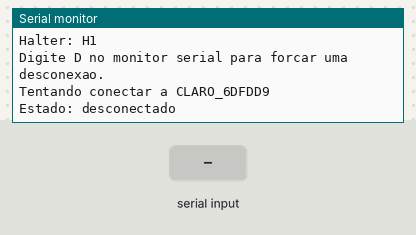
Simulated run of this sketch. Board: ESP32. Shown: the last lines printed to the serial monitor. The test bench sets the inputs (shaded band). WiFi joins after 1.5 s; servers stay silent unless stated.

Above: at 2.2 s.
2.3 s: "d" received over Serial
At 3.6 s:
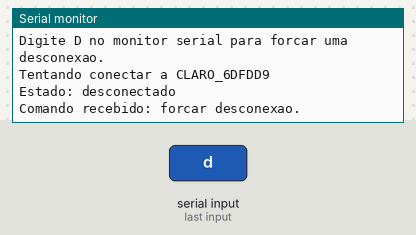
5.3 s: "D" received over Serial
At 7.4 s:
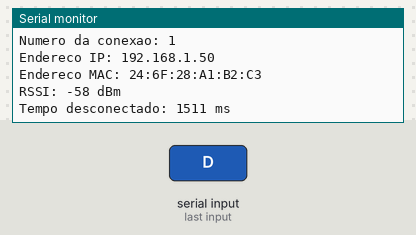
8.3 s: "d" received over Serial
At 9.5 s:
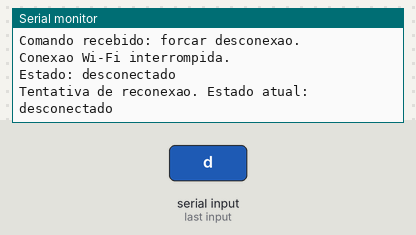

The sketch:

02_reconexao_wifi.ino
```cpp
#include <WiFi.h>

constexpr char HALTER_ID[] = "H1";

constexpr char WIFI_SSID[] = "CLARO_6DFDD9";
constexpr char WIFI_PASSWORD[] = "asdfghjkL";

constexpr uint32_t SERIAL_BAUD_RATE = 115200;
constexpr uint32_t RECONNECT_INTERVAL_MS = 5000;
constexpr uint32_t STATUS_INTERVAL_MS = 2000;

bool wasConnected = false;

uint32_t disconnectedSinceMs = 0;
uint32_t lastReconnectAttemptMs = 0;
uint32_t lastStatusMs = 0;
uint32_t connectionCount = 0;

const char* getWifiStatusName(wl_status_t status) {
  switch (status) {
    case WL_IDLE_STATUS:
      return "inicializando";

    case WL_NO_SSID_AVAIL:
      return "rede nao encontrada";

    case WL_SCAN_COMPLETED:
      return "varredura concluida";

    case WL_CONNECTED:
      return "conectado";

    case WL_CONNECT_FAILED:
      return "falha de conexao";

    case WL_CONNECTION_LOST:
      return "conexao perdida";

    case WL_DISCONNECTED:
      return "desconectado";

    default:
      return "estado desconhecido";
  }
}

void startConnection() {
  Serial.print("Tentando conectar a ");
  Serial.println(WIFI_SSID);

  WiFi.begin(WIFI_SSID, WIFI_PASSWORD);
  lastReconnectAttemptMs = millis();
}

void printConnectionInformation() {
  connectionCount++;

  Serial.println();
  Serial.println("Wi-Fi conectado.");

  Serial.print("Halter: ");
  Serial.println(HALTER_ID);

  Serial.print("Numero da conexao: ");
  Serial.println(connectionCount);

  Serial.print("Endereco IP: ");
  Serial.println(WiFi.localIP());

  Serial.print("Endereco MAC: ");
  Serial.println(WiFi.macAddress());

  Serial.print("RSSI: ");
  Serial.print(WiFi.RSSI());
  Serial.println(" dBm");

  Serial.print("Tempo desconectado: ");
  Serial.print(millis() - disconnectedSinceMs);
  Serial.println(" ms");

  Serial.println();
}

void handleSerialCommand() {
  if (!Serial.available()) {
    return;
  }

  const char command = Serial.read();

  if (command == 'd' || command == 'D') {
    Serial.println();
    Serial.println(
        "Comando recebido: forcar desconexao."
    );

    WiFi.disconnect(false, false);

    disconnectedSinceMs = millis();
    lastReconnectAttemptMs = 0;
  }
}

void monitorConnection() {
  const bool isConnected =
      WiFi.status() == WL_CONNECTED;

  if (isConnected && !wasConnected) {
    printConnectionInformation();
  }

  if (!isConnected && wasConnected) {
    disconnectedSinceMs = millis();

    Serial.println();
    Serial.println("Conexao Wi-Fi interrompida.");

    Serial.print("Estado: ");
    Serial.println(
        getWifiStatusName(WiFi.status())
    );
  }

  wasConnected = isConnected;
}

void attemptReconnection() {
  if (WiFi.status() == WL_CONNECTED) {
    return;
  }

  if (
      millis() - lastReconnectAttemptMs <
      RECONNECT_INTERVAL_MS
  ) {
    return;
  }

  Serial.print("Tentativa de reconexao. Estado atual: ");
  Serial.println(
      getWifiStatusName(WiFi.status())
  );

  WiFi.disconnect(false, false);
  WiFi.begin(WIFI_SSID, WIFI_PASSWORD);

  lastReconnectAttemptMs = millis();
}

void printPeriodicStatus() {
  if (
      millis() - lastStatusMs <
      STATUS_INTERVAL_MS
  ) {
    return;
  }

  lastStatusMs = millis();

  Serial.print("Estado: ");
  Serial.print(
      getWifiStatusName(WiFi.status())
  );

  if (WiFi.status() == WL_CONNECTED) {
    Serial.print(" | IP: ");
    Serial.print(WiFi.localIP());

    Serial.print(" | RSSI: ");
    Serial.print(WiFi.RSSI());
    Serial.print(" dBm");
  }

  Serial.println();
}

void setup() {
  Serial.begin(SERIAL_BAUD_RATE);
  delay(1000);

  Serial.println();
  Serial.println("HalterCheck - Teste de reconexao Wi-Fi");
  Serial.println("-------------------------------------");

  Serial.print("Halter: ");
  Serial.println(HALTER_ID);

  Serial.println(
      "Digite D no monitor serial para forcar uma desconexao."
  );
  Serial.println();

  WiFi.mode(WIFI_STA);
  WiFi.setSleep(false);
  WiFi.setAutoReconnect(true);

  disconnectedSinceMs = millis();
  startConnection();
}

void loop() {
  handleSerialCommand();
  monitorConnection();
  attemptReconnection();
  printPeriodicStatus();
}
```

Measured:
- after the input at 2.3 s, the serial monitor: prints a new line at once (image 1)
- after the input at 5.3 s, the serial monitor: prints a new line after 1.5 s (image 2)
- after the input at 8.3 s, the serial monitor: prints a new line at once (image 3)
